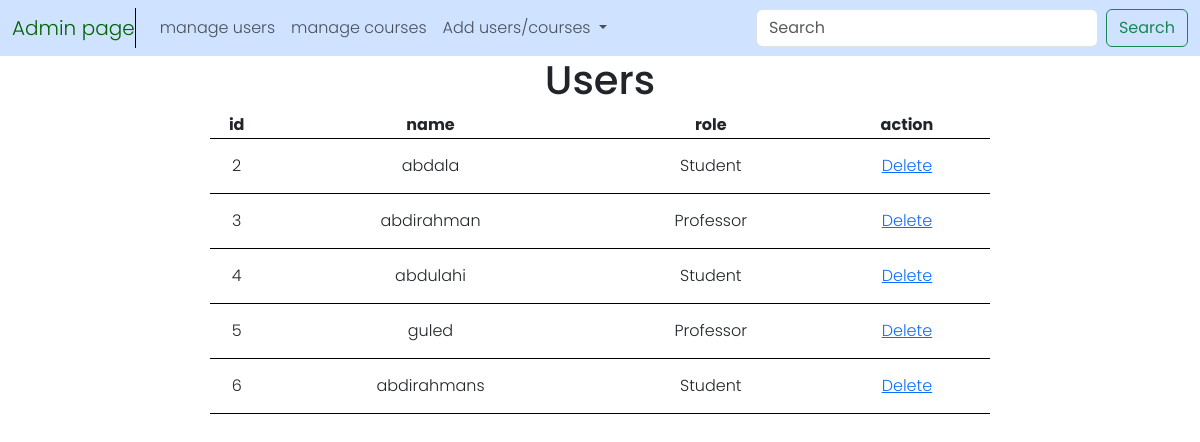
The page /admin/manage/users on the database its author committed.
### tables this page shows
CREATE TABLE users (
    id INTEGER PRIMARY KEY AUTOINCREMENT,
    username TEXT NOT NULL UNIQUE,
    password_hash TEXT NOT NULL,
    role TEXT CHECK(role IN ('Student', 'Professor', 'Admin')) NOT NULL
);

### app.py (the view)
@app.route('/admin/manage/users', methods=['GET', 'POST'])
def admin_manage_users():
    users = db.execute("SELECT * FROM users WHERE role != 'Admin'")
    return render_template("admin_view.html", users = users)

### templates/admin_view.html
{% extends "admin.html"%}
{% block main%}
    {% if courses %}
        <div class="admin_manage">
            <h1>Courses</h1>
            <table>
                <thead>
                    <tr>
                        <th>id</th>
                        <th>course</th>
                        <th>professor</th>
                        <th>action</th>
                    </tr>
                </thead>
                <tbody>
                    {% for course in courses %}
                    <tr>
                        <td>{{ course.id }}</td>
                        <td>{{ course.course_name }}</td>
                        <td>{{ course.professor_id }}</td>
                        <td><a href="/admin/manage/course/{{ course.id }}">Delete</a></td>
                    </tr>
                    {% endfor %}
                </tbody>
            </table>
        </div>
    {% else %}
        <div class="admin_manage">
            <h1>Users</h1>
            <table>
                <thead>
                    <tr>
                        <th>id</th>
                        <th>name</th>
                        <th>role</th>
                        <th>action</th>
                    </tr>
                </thead>
                <tbody>
                    {% for user in users %}
                    <tr>
                        <td>{{ user.id }}</td>
                        <td>{{ user.username }}</td>
                        <td>{{ user.role }}</td>
                        <td><a href="/admin/manage/user/{{ user.id }}">Delete</a></td>
                    </tr>
                    {% endfor %}
                </tbody>
            </table>
        </div>
    {% endif %}
{% endblock%}

### static/styles.css (style rules this page uses)
body { font-family: "Poppins", sans-serif; font-weight: 300; }
.admin_manage { display: flex; flex-direction: column; max-width: 65%; margin: auto; text-align: center; margin-bottom: 2em; }
.admin_manage table, td, th { border-bottom: 1px solid black; border-collapse: collapse; }
.admin_manage td { height: 55px; }

### templates/admin.html (style rules this page uses)
.admin_manage { display: flex; flex-direction: column; max-width: 65%; margin: auto; text-align: center; margin-bottom: 2em; }
.admin_manage table, td, th { border-bottom: 1px solid black; border-collapse: collapse; }
.admin_manage td { height: 55px; }

### rows shown on the page
users: id "2", username "abdala", role "Student"
users: id "3", username "abdirahman", role "Professor"
users: id "4", username "abdulahi", role "Student"
users: id "5", username "guled", role "Professor"
users: id "6", username "abdirahmans", role "Student"
